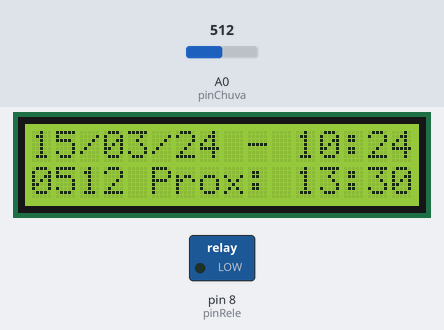
Bench run of a sketch on a simulated Arduino Uno, built with avr-gcc and run on an emulated ATmega328P. Shown: 16×2 character LCD, switched loads named in the sketch (green lamp = pin HIGH). The inputs (shaded band) are chosen by the test bench; at power-on: A0 (pinChuva) = 512. The local clock reads 2024-03-15 10:24:30 at power-on unless the sketch sets it; what the sketch prints to the serial monitor is not drawn.

Above: at 1.3 s.
1.4 s: A0 (pinChuva) set to 492
At 4.1 s:
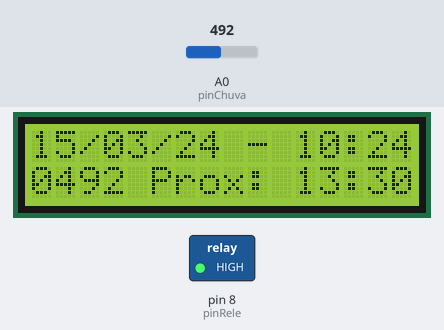
4.4 s: A0 (pinChuva) set to 510
At 6.1 s:
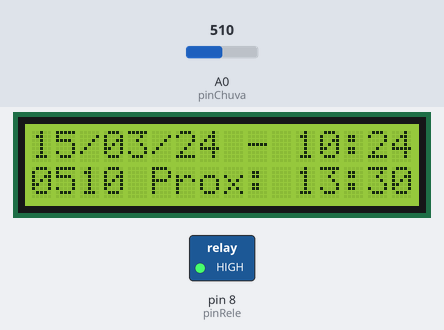
6.8 s: A0 (pinChuva) set to 490
At 7.9 s:
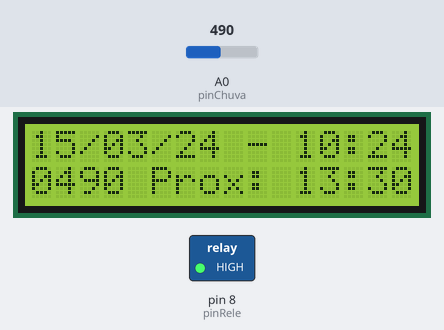
Timing chart, 0 to 9.8 s (numbered marks = the images above; inputs shaded):
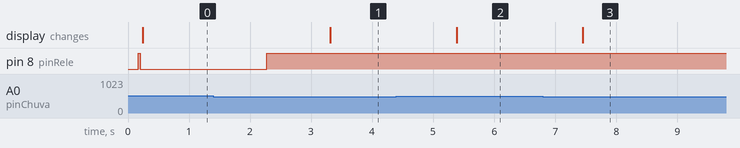

The sketch:

irrigacao.arduino.ino
```cpp
/* Mateus Nunes TIA:21517762
 * Irrigação vertical com arduino
*/


#include "RTClib.h"

RTC_DS3231 rtc;

char daysOfTheWeek[7][12] = {"Domingo", "Segunda", "Terça", "Quarta", "Quinta", "Sexta", "Sábado"};

#include <Wire.h>
#include <LiquidCrystal_I2C.h>
LiquidCrystal_I2C lcd(0x27, 16, 2);
int thisChar = 0 ;
int pinChuva = A0;
int valChuva = 0;
int IDproxima =0;
int temp=0;

int pinRele =8;

#define MY_SIZE 3
String anArray[MY_SIZE];

String stringTime;

void setup()
{
  Serial.begin(9600);
  pinMode(pinChuva,INPUT);
  pinMode(pinRele,OUTPUT);
  lcd.init();
  lcd.backlight();
  configRelogio();

  anArray[0] = "08:30";
  anArray[1] = "13:30";
  anArray[2] = "17:00";

  digitalWrite(pinRele,HIGH);
}

int proximoH (int minAtual){
  for (int i=0;i<3;i++){
    int proxMin = (anArray[i].substring(0,2).toInt())*60 + int(anArray[i].substring(3,5).toInt());
    if (proxMin>=minAtual){
      return i;
    }
  }
  return 0;
}

void configRelogio(){
  if(! rtc.begin()) {
    while(1);
  }
  if(rtc.lostPower()){

    rtc.adjust(DateTime(F(__DATE__), F(__TIME__)));

  }
  delay(100);
  }

void updateDateNow(){
  lcd.setCursor(0, 0);
  DateTime now = rtc.now();
  String stringDay = String(now.day(), DEC);
  lcd.print(confDois(stringDay));
  lcd.print("/");
  String stringMonth = String(now.month(), DEC);
  lcd.print(confDois(stringMonth));
  lcd.print("/");
  String stringYear = String(now.year(), DEC);
  lcd.print(stringYear.substring(2,4));
  lcd.print(" - ");
  String stringHour = String(now.hour(), DEC);
  lcd.print(confDois(stringHour));
  lcd.print(":");
  String stringMinute = String(now.minute(), DEC);
  lcd.print(confDois(stringMinute));

  stringTime = confDois(stringHour)+":"+confDois(stringMinute);
  int agoraMin = stringHour.toInt()*60 + stringMinute.toInt();
  IDproxima = proximoH(agoraMin);


  valChuva = analogRead(pinChuva);
  String stringValChuva =  String(valChuva);
  lcd.setCursor(0, 1);
  lcd.print(confQuatro(stringValChuva));
  lcd.setCursor(5,1);
  lcd.print("Prox: ");
  lcd.setCursor(11,1);
  String horaMinIrriga = String(anArray[IDproxima]);
  lcd.print(horaMinIrriga);

  Serial.print("proximo: ");
  Serial.println(String(anArray[IDproxima]));
  Serial.print("Atual: ");
  Serial.println(stringTime);

}

void Hello ()
{
  updateDateNow();

 if (String(anArray[IDproxima])==stringTime)
   {
    Serial.println("Iniciando a irrigação");
      while (analogRead(pinChuva)>= 500)
      {

        Serial.println("Irrigando...");
        digitalWrite(pinRele,LOW);
        updateDateNow();
        delay(1000);
      }
      digitalWrite(pinRele,HIGH);
    }

}

String confDois(String in)
{
  String out ="";
  if ((in.length())==1){
  out="0"+in;
  }
  else
  {
    out = in;
  }
  return out;
}

String confQuatro(String in)
{
  String out ="";
  if ((in.length())==1){
  out="000"+in;
  }
  else if ((in.length())==2)
  {
     out="00"+in;
  }
   else if ((in.length())==3)
  {
     out="0"+in;
  }
  else
  {
    out = in;
  }
  return out;
}

void loop()
{
  Hello ();
  if (temp ==0)
  {
    Serial.println("Iniciando a irrigação");
      while (analogRead(pinChuva)>= 500)
      {
        Serial.println("Irrigando...");
        digitalWrite(pinRele,LOW);
        updateDateNow();
        delay(1000);
      }
      digitalWrite(pinRele,HIGH);
    }
  temp=1;
  delay(1000);
}
```

Measured:
- the behaviour switches between 500 and 499 on A0 (pinChuva) (found by bisection; images 0 and 1)
- after the input at 1.4 s, pin 8 (pinRele): LOW → HIGH after 0.88 s; the display: changes after 1.9 s (image 1)
- after the input at 4.4 s, the display: changes after 0.98 s (image 2)
- after the input at 6.8 s, the display: changes after 0.66 s (image 3)
